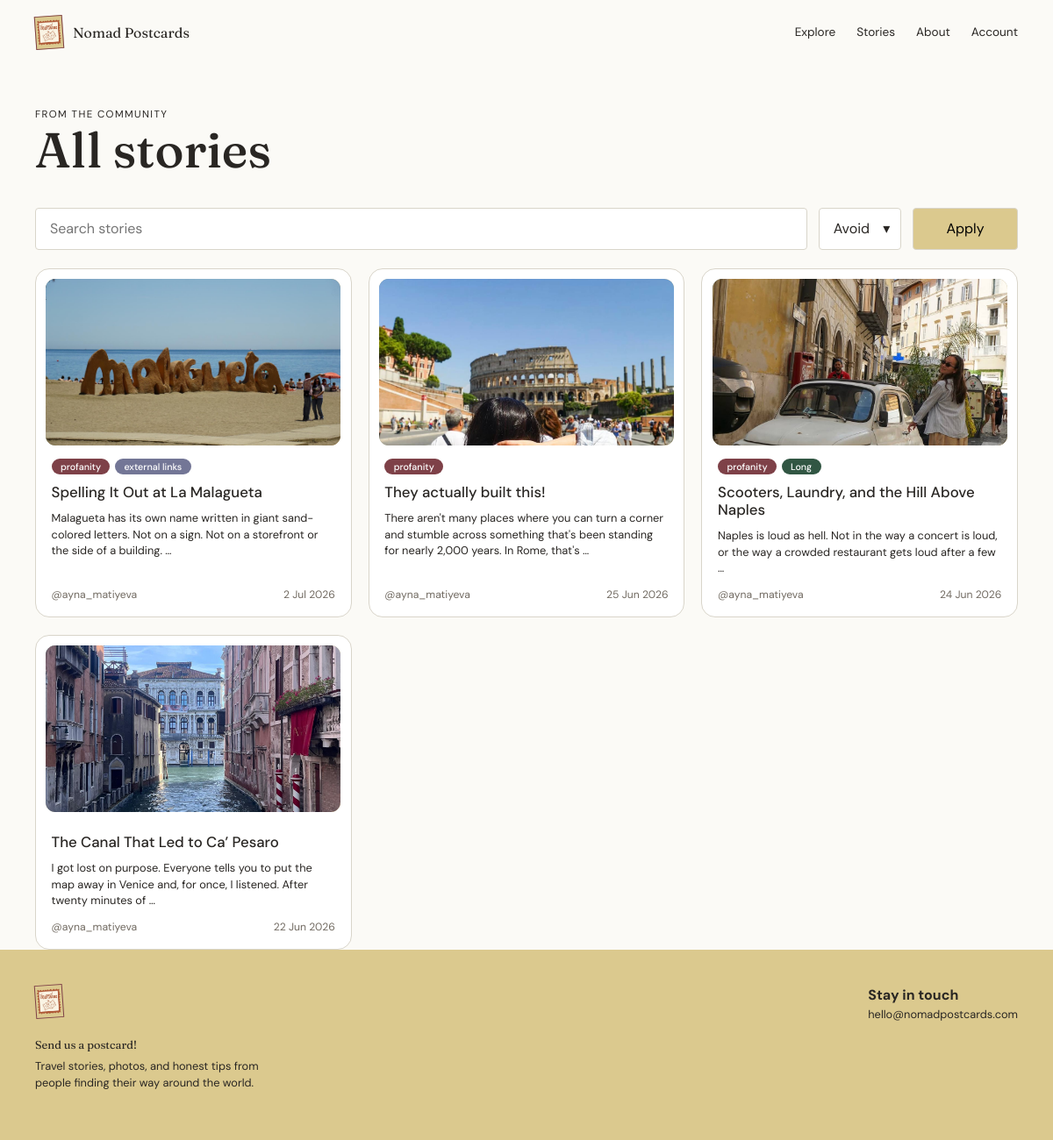
/posts/, run on an earlier commit of the app's database.
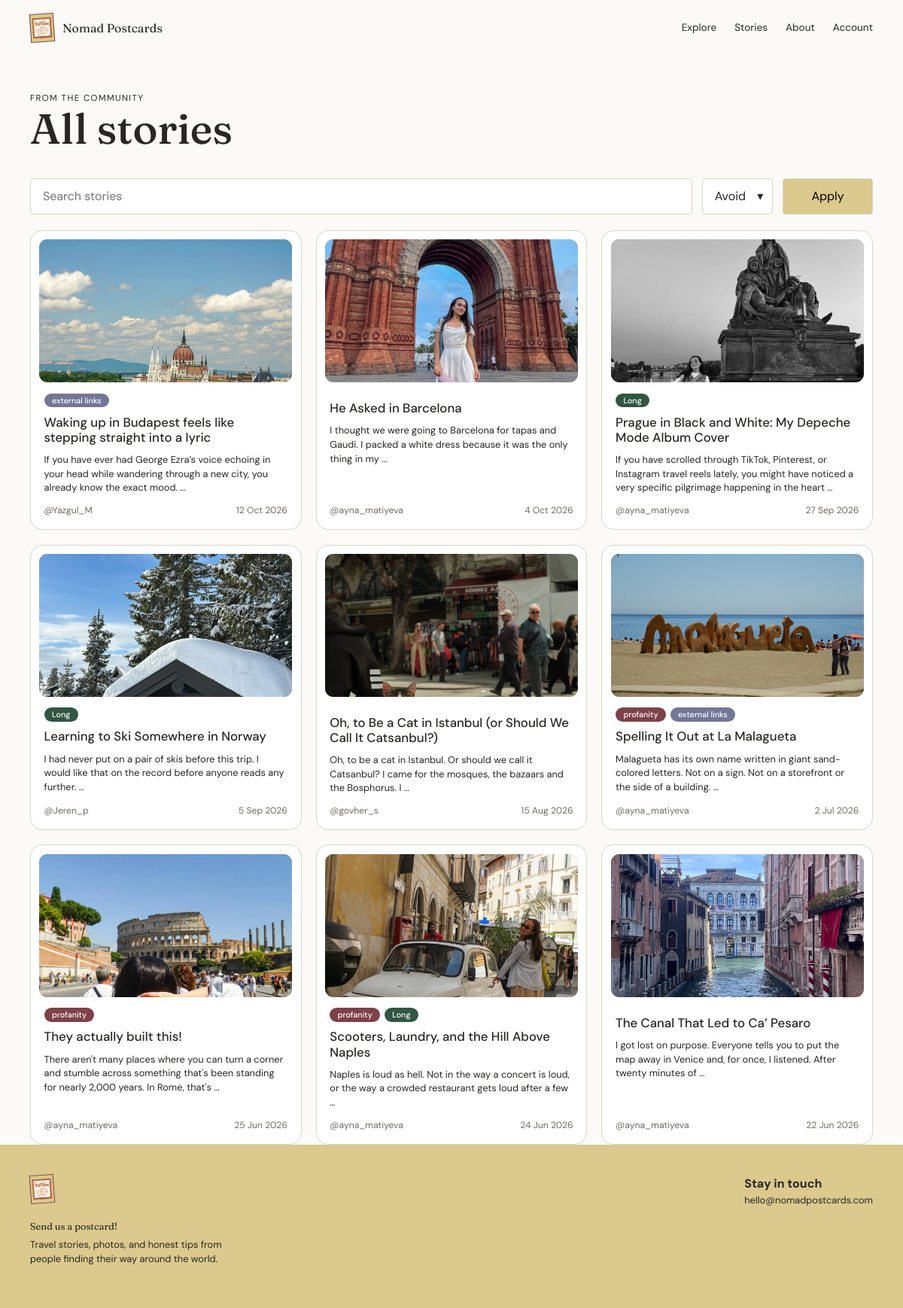
And on a later commit of the database.
### core/models.py (models this page shows, shortened)
class Post(models.Model):
    class Section(models.TextChoices):
        FOLLOWING = "following", "Following"
        TRENDING = "trending", "Trending"
        NEWBIES = "newbies", "Newbies"
    title = models.CharField(max_length=200)
    slug = models.SlugField(max_length=220, unique=True, blank=True)
    content = models.TextField()
    image = models.ImageField(upload_to="post_images/", blank=True, null=True)
    second_image = models.ImageField(upload_to="post_images/", blank=True, null=True)
    section = models.CharField(max_length=20, choices=Section.choices, default=Section.FOLLOWING)
    author = models.ForeignKey(
        settings.AUTH_USER_MODEL,
        on_delete=models.CASCADE
    )
    created_at = models.DateTimeField(default=timezone.now)
    is_hidden = models.BooleanField(default=False)
    has_explicit_langauge = models.BooleanField(default=False)
    is_long_read = models.BooleanField(default=False)
    has_external_links = models.BooleanField(default=False)
    def get_absolute_url(self):
        return reverse("core:post_detail", kwargs={"slug": self.slug})

### core/views.py (the view)
# urls.py: path("posts/", views.PostListView.as_view(), name="post_list"),
class PostListView(ListView):
	model = Post
	template_name = "core/post_list.html"
	context_object_name = "posts"
	def get_queryset(self):
		self.search_query = self.request.GET.get("q", "").strip()
		self.excluded_labels = self.request.GET.getlist("exclude")
		return searched_posts(self.search_query, self.excluded_labels)
	def get_context_data(self, **kwargs):
		context = super().get_context_data(**kwargs)
		context["search_query"] = self.search_query
		context["excluded_labels"] = self.excluded_labels
		return context

### core/views.py (called while the page is built)
def searched_posts(query="", excluded_labels=None):
	posts = Post.objects.filter(is_hidden=False).order_by("-created_at")
	if query:
		posts = posts.filter(
			Q(title__icontains=query)
			| Q(content__icontains=query)
			| Q(author__username__icontains=query)
		)
	label_fields = {
		"profanity": "has_explicit_langauge",
		"external-links": "has_external_links",
		"long": "is_long_read",
	}
	for label in excluded_labels or []:
		if label in label_fields:
			posts = posts.filter(**{label_fields[label]: False})
	return posts

### core/templates/core/post_list.html (shortened to what this page needs)
{% extends "core/base.html" %}
{% block content %}
<section class="page-heading container">
    <p class="eyebrow">From the community</p>
    <h1>All stories</h1>
</section>
<section class="container feed-section">
    <form class="feed-tools" method="get" action="{% url 'core:post_list' %}">
        <input id="post-search" name="q" type="search" value="{{ search_query }}" placeholder="Search stories">
        <details class="avoid-menu">
            <summary>Avoid</summary>
        </details>
        <button type="submit">Apply</button>
    </form>
    <div class="post-grid">
        {% for post in posts %}
            {% include "core/post_card.html" with post=post %}
        {% empty %}
            <p class="empty-state">No stories have been published yet.</p>
        {% endfor %}
    </div>
</section>
{% endblock %}

### core/templates/core/base.html (shortened to what this page needs)
{% load static %}
<!DOCTYPE html>
<html lang="en">
<head>
    <link href="https://cdn.jsdelivr.net/npm/bootstrap@5.3.3/dist/css/bootstrap.min.css" rel="stylesheet">
    <link rel="stylesheet" href="{% static 'core/css/style.css' %}">
</head>
<body>
    <header class="site-header">
        <a class="brand" href="{% url 'core:home' %}">
            <span class="brand-mark"><img src="{% static 'core/images/nomadLogo.png' %}" alt="Nomad Postcards"></span>
            <span>Nomad Postcards</span>
        </a>
        <nav class="site-nav" aria-label="Main navigation">
            <a href="{% url 'core:home' %}">Explore</a>
            <a href="{% url 'core:post_list' %}">Stories</a>
            <a href="#contact">About</a>
            {% if user.is_authenticated %}
                <a href="{% url 'core:create_post' %}">Write</a>
                <details class="account-menu">
                    <summary class="avatar" aria-label="Account menu for {{ user.username }}">{{ user.username|slice:":1"|upper }}</summary>
                    <div class="account-dropdown">
                        <span class="account-name">@{{ user.username }}</span>
                        <a href="{% url 'core:my_posts' %}">My Posts</a>
                        <form method="post" action="{% url 'logout' %}">
                            {% csrf_token %}
                            <button type="submit">Log out</button>
                        </form>
                    </div>
                </details>
            {% else %}
                <a href="{% url 'login' %}">Account</a>
            {% endif %}
        </nav>
    </header>
    <main>
        {% block content %}{% endblock %}
    </main>
    <footer id="contact" class="site-footer">
        <div>
            <span class="footer-stamp"><img src="{% static 'core/images/nomadLogo.png' %}" alt="Nomad Postcards"></span>
            <p class="footer-label">Send us a postcard!</p>
            <p>Travel stories, photos, and honest tips from people finding their way around the world.</p>
        </div>
        <div class="footer-contact">
            <strong>Stay in touch</strong>
            <p>hello@nomadpostcards.com</p>
        </div>
    </footer>
</body>
</html>

### core/templates/core/post_card.html
<article class="post-card">
    <a class="post-card-image" href="{{ post.get_absolute_url }}" aria-label="Read {{ post.title }}">
        {% if post.image %}
            <img src="{{ post.image.url }}" alt="{{ post.title }}">
        {% else %}
            <span class="image-placeholder">{{ post.title|slice:":1" }}</span>
        {% endif %}
    </a>
    <div class="post-card-body">
        <div class="badges">
            {% if post.has_explicit_langauge %}<span class="badge badge-red">profanity</span>{% endif %}
            {% if post.is_long_read %}<span class="badge badge-green">Long</span>{% endif %}
            {% if post.has_external_links %}<span class="badge badge-blue">external links</span>{% endif %}
        </div>
        <h3><a href="{{ post.get_absolute_url }}">{{ post.title }}</a></h3>
        <p class="post-excerpt">{{ post.content|truncatewords:24 }}</p>
        <p class="post-meta">@{{ post.author.username }} <span>{{ post.created_at|date:"j M Y" }}</span></p>
    </div>
</article>

### static/core/css/style.css (style rules this page uses)
:root { --ink: #292623; --paper: #fbfaf6; --green: #60766b; --burgundy: #7e4148; --gold: #dbc98e; --line: #d9d5ca; }
* { box-sizing: border-box; }
body { margin: 0; color: var(--ink); background: var(--paper); font-family: "DM Sans", sans-serif; }
a { color: inherit; text-decoration: none; }
.site-header { align-items: center; display: flex; justify-content: space-between; padding: 1.1rem 2.5rem; }
.brand { align-items: center; display: flex; font-family: Fraunces, serif; gap: .7rem; }
.brand-mark, .footer-stamp { align-items: center; background: var(--gold); border: 1px solid var(--burgundy); color: var(--burgundy); display: inline-flex; font-family: Fraunces, serif; height: 2.4rem; justify-content: center; transform: rotate(-4deg); width: 2rem; }
.brand-mark img, .footer-stamp img { height: 40px; object-fit: contain; width: 40px; }
.site-nav { align-items: center; display: flex; gap: 1.5rem; font-size: .85rem; }
.hero h1, .page-heading h1, .detail-page h1 { font-family: Fraunces, serif; font-size: clamp(2.8rem, 7vw, 5.5rem); line-height: .92; margin: .4rem 0 1rem; }
.eyebrow { font-size: .72rem; letter-spacing: .12em; margin: 0; text-transform: uppercase; }
.feed-section { max-width: none; padding: 0 2.5rem; }
.feed-tools { display: flex; gap: .8rem; margin-bottom: 1.3rem; }
.feed-tools input, .feed-tools button { border: 1px solid var(--line); border-radius: .25rem; padding: .7rem 1rem; }
.feed-tools input { background: #fff; flex: 1; }
.avoid-menu { position: relative; }
.avoid-menu summary { background: #fff; border: 1px solid var(--line); border-radius: .25rem; cursor: pointer; list-style: none; padding: .7rem 2.2rem .7rem 1rem; position: relative; }
.avoid-menu summary::after { content: "▾"; position: absolute; right: .75rem; }
.feed-tools button { background: var(--gold); min-width: 120px; }
.post-grid { display: grid; gap: 1.2rem; grid-template-columns: repeat(3, 1fr); }
.post-card { background: #fff; border: 1px solid var(--line); border-radius: 1rem; display: flex; flex-direction: column; min-width: 0; padding: .7rem; }
.post-card-image { background: linear-gradient(135deg, #7c9b93, #d7b873); border-radius: .7rem; display: block; height: 190px; overflow: hidden; }
.post-card-image img { height: 100%; object-fit: cover; width: 100%; }
.post-card-body { display: flex; flex: 1; flex-direction: column; padding: .9rem .4rem .3rem; }
.post-card-body .badges:not(:empty) { margin-bottom: .6rem; }
.post-card h3 { font-size: 1.05rem; line-height: 1.2; margin: 0; }
.post-meta, .detail-meta { color: #716a61; font-size: .76rem; }
.post-meta { display: flex; justify-content: space-between; margin: 0; }
.post-card .post-meta { margin-top: auto; }
.post-excerpt { font-size: .8rem; line-height: 1.45; margin: .7rem 0; }
.badges { display: flex; flex-wrap: wrap; gap: .35rem; }
.badge { border-radius: 1rem; color: #fff; font-size: .67rem; font-weight: 500; padding: .25rem .65rem; }
.badge-red { background: var(--burgundy); }
.badge-green { background: #315643; }
.badge-blue { background: #737696; }
.page-heading { max-width: none; padding: 3rem 2.5rem 1.5rem; }
.page-heading h1 { font-size: 3.5rem; }
.site-footer { background: var(--gold); display: flex; gap: 4rem; justify-content: space-between; padding: 2.5rem; }
.footer-label { font-family: Fraunces, serif; font-size: 1.1rem; margin: .8rem 0 .3rem; }
.site-footer p { font-size: .8rem; max-width: 280px; }

What changed in the data, as far as the page shows it:
added Post: image (picture), has_external_links "external links", title "Waking up in Budapest feels like stepping straight into a lyric", content "If you have ever had George Ezra’s voice echoing in your head while wandering through a new city, you already know the exact mood. …", author.username "Yazgul_M", created_at "12 Oct 2026"
added Post: image (picture), title "He Asked in Barcelona", content "I thought we were going to Barcelona for tapas and Gaudi. I packed a white dress because it was the only thing in my …", author.username "ayna_matiyeva", created_at "4 Oct 2026"
added Post: image (picture), is_long_read "Long", title "Prague in Black and White: My Depeche Mode Album Cover", content "If you have scrolled through TikTok, Pinterest, or Instagram travel reels lately, you might have noticed a very specific pilgrimage happening in the heart …", author.username "ayna_matiyeva", created_at "27 Sep 2026"
added Post: image (picture), is_long_read "Long", title "Learning to Ski Somewhere in Norway", content "I had never put on a pair of skis before this trip. I would like that on the record before anyone reads any further. …", author.username "Jeren_p", created_at "5 Sep 2026"
added Post: image (picture), title "Oh, to Be a Cat in Istanbul (or Should We Call It Catsanbul?)", content "Oh, to be a cat in Istanbul. Or should we call it Catsanbul? I came for the mosques, the bazaars and the Bosphorus. I …", author.username "govher_s", created_at "15 Aug 2026"
